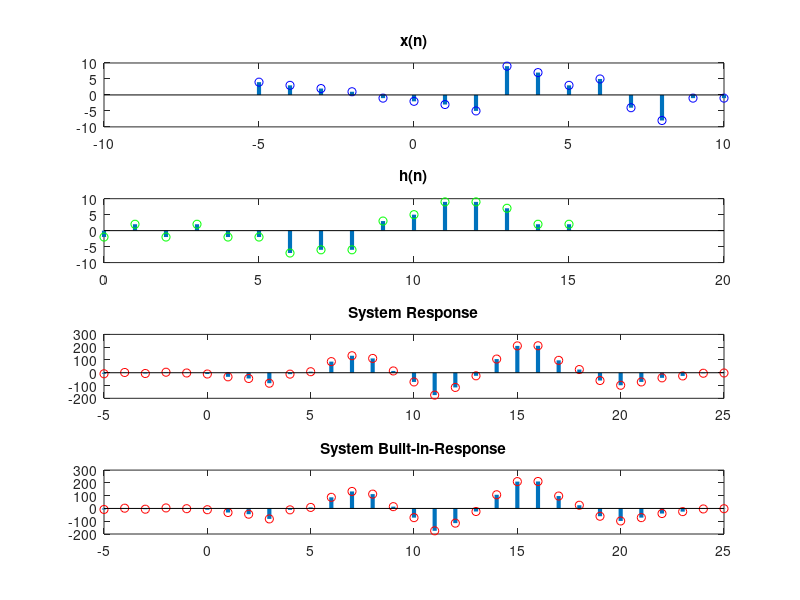

Reproduce this figure in MATLAB.
clear all;
close all;
n1=-5:1:10;
x=[4 3 2 1 -1 -2 -3 -5  9 7 3 5 -4 -8 -1 -1];
h=[-2 2 -2 2 -2 -2 -7 -6 -6 3 5 9 9 7 2 2];
n2=0:1:15;
X=[x, zeros(1, length(h))];
H=[h,zeros(1, length(x))];
Y=zeros(1,length(x)+length(h)-1);
for i=1:length(x)+length(h)-1
    for j=1:length(x)
        if(i-j+1>0)
            Y(i)=Y(i)+X(j)*H(i-j+1);
        end
    end
end
n3=min(n1)+min(n2);
 n4=max(n1)+max(n2);
r=n3:1:n4;
Y
W=conv(x,h)
subplot(411)
stem(n1,x,'lineWidth',3,'LineStyle','-','Marker','o','MarkerEdgecolor','blue');
title('x(n)')
subplot(412)
stem(n2,h,'lineWidth',3,'LineStyle','-','Marker','o','MarkerEdgecolor','green')
title('h(n)')
subplot(413)
stem(r,Y,'lineWidth',3,'LineStyle','-','Marker','o','MarkerEdgecolor','red')
title('System Response')
subplot(414)
stem(r,W,'lineWidth',3,'LineStyle','-','Marker','o','MarkerEdgecolor','red')
title('System Built-in-Response')
